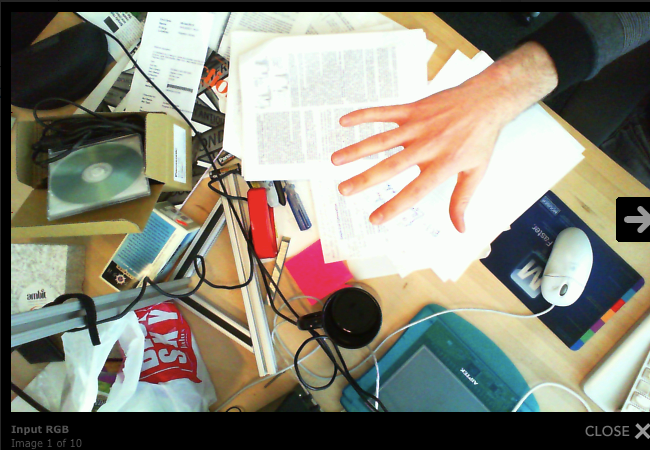
#> input picture handdetection/Images/test.png, 650 x 450 px
$ python -i SkinProbabilityMapClassifier.py   (imports and definitions only)
#> lines starting #> are read from the running program, lines starting #| are printed output that depends on the picture; after the words box and inside, x2 and y2 are one past the last pixel; in counts of white or black regions, pixels touching at a corner belong together
#> further down, picture is the input picture: shape (450, 650, 3); mean B, G, R 119.9, 133.8, 136.1
import cv2
import numpy as np

class SPMClassifier:
    name = "SPM Classifier"

    def predict(self,image):
        blur = cv2.blur(image,(3,3))
        hsv = cv2.cvtColor(blur,cv2.COLOR_BGR2HSV)
#> hsv: shape (450, 650, 3); mean H, S, V 47.8, 59.2, 146
        mask = cv2.inRange(hsv,np.array([2,50,50]),np.array([15,255,255]))
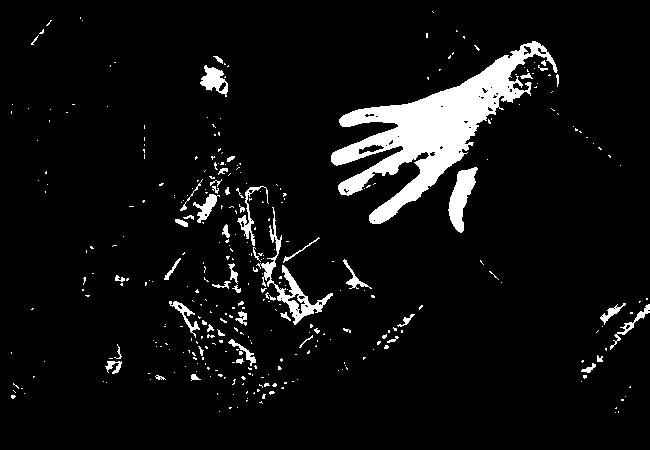
#> mask: shape (450, 650); 6.6% white; 355 white regions (304 under 20 px), largest, box (x1, y1, x2, y2) and area: (331, 41, 558, 224) 11759, (256, 207, 333, 325) 1297, (448, 167, 478, 233) 975
        return mask

>>> import cv2
>>> picture = cv2.imread('Images/test.png')
>>> result = SPMClassifier().predict(picture)
